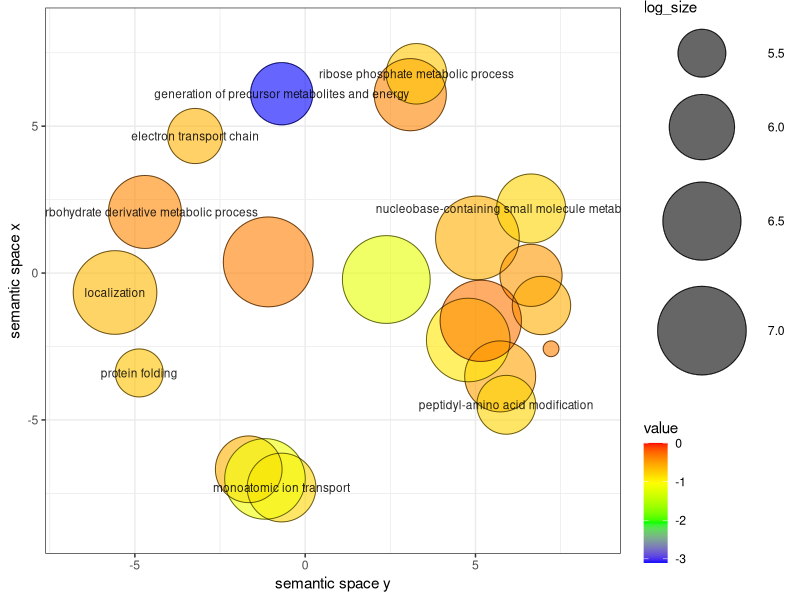

R code for this plot:
# A plotting R script produced by the Revigo server at http://revigo.irb.hr/
# If you found Revigo useful in your work, please cite the following reference:
# Supek F et al. "REVIGO summarizes and visualizes long lists of Gene Ontology
# terms" PLoS ONE 2011. doi:10.1371/journal.pone.0021800

# --------------------------------------------------------------------------
# If you don't have the ggplot2 package installed, uncomment the following line:
# install.packages( "ggplot2" );
library( ggplot2 );

# --------------------------------------------------------------------------
# If you don't have the scales package installed, uncomment the following line:
# install.packages( "scales" );
library( scales );

# --------------------------------------------------------------------------
# Here is your data from Revigo. Scroll down for plot configuration options.

revigo.names <- c("term_ID","description","frequency","plot_X","plot_Y","log_size","value","uniqueness","dispensability");
revigo.data <- rbind(c("GO:0006091","generation of precursor metabolites and energy",2.62835465282124,-0.6891422809711278,6.1051382511025665,5.897738674144431,-3.1023729087095586,0.870468812949134,0),
c("GO:0006414","translational elongation",0.45853729473473576,7.218709502714479,-2.5776040039687684,5.139431973597713,-0.3570174054980883,0.7122212917577037,0.3525854),
c("GO:0006457","protein folding",1.0590625918025878,-4.870663170439093,-3.3998056966708696,5.502977151016975,-0.6950121280150687,0.9851422820541959,0.0119405),
c("GO:0006508","proteolysis",5.350747086797883,5.7250285080502135,-3.5175095242631165,6.206468852551757,-0.5190765417649881,0.7562791692120633,0.40040007),
c("GO:0006811","monoatomic ion transport",4.401907471506606,-0.6943780234330762,-7.300436126873248,6.1216953964406695,-0.8035695603593604,0.9240330968543871,-0),
c("GO:0018193","peptidyl-amino acid modification",2.047197706052904,5.9037797119891895,-4.484327483600317,5.789214650731967,-0.7895396819600116,0.7855462423501256,0.03914793),
c("GO:0019538","protein metabolic process",18.67385374490695,4.786895565710148,-2.278560515622219,6.7492881892860686,-0.8909481899484226,0.7248612548005271,0.31635035),
c("GO:0019637","organophosphate metabolic process",5.94718450776783,3.085203222249107,6.071930874350881,6.252365814198532,-0.3687125239435864,0.682929283712379,0.53380606),
c("GO:0019693","ribose phosphate metabolic process",2.299871024016621,3.2660747553326965,6.782461690119936,5.839758268584501,-0.7154339227330264,0.6089316660376797,0.0971165),
c("GO:0022900","electron transport chain",1.6021713573797571,-3.229681636405492,4.665143331804241,5.682764023912308,-0.6071659227644848,0.8788257743033707,0.09259975),
c("GO:0034220","monoatomic ion transmembrane transport",3.707494071415495,-1.6570480900361733,-6.679255219800231,6.047135013730295,-0.5939693499180914,0.9099313754445715,0.42984343),
c("GO:0043170","macromolecule metabolic process",38.34861513800723,-1.08492525816937,0.380040014799737,7.061803881678349,-0.3471022224675553,0.8361807523858785,0.20088823),
c("GO:0044271","cellular nitrogen compound biosynthetic process",18.93399433857433,5.056325472540084,1.1967906510338522,6.755296478091295,-0.5886884494233614,0.6235602185795502,0.38211295),
c("GO:0051179","localization",18.792076186036212,-5.582401189044225,-0.6613920487194932,6.75202900021518,-0.6294369518305356,1,-0),
c("GO:0055085","transmembrane transport",13.53545668727302,-1.1802158706558894,-7.007081462523881,6.609527179077396,-1.1221681085071062,0.8979563723930988,0.5384965),
c("GO:0055086","nucleobase-containing small molecule metabolic process",4.5204226165387285,6.633519094505073,2.19771681350917,6.133233517547702,-0.7882869149683953,0.7224826137020548,0.10686008),
c("GO:0072521","purine-containing compound metabolic process",2.595262480894418,6.630194583756564,-0.0780485876805553,5.892236003769251,-0.46663218365653686,0.7240523228603282,0.29056141),
c("GO:0072522","purine-containing compound biosynthetic process",1.9841965171428693,6.937430027241018,-1.1031010114669266,5.775639569878691,-0.5761367197757676,0.6650081150220146,0.27944364),
c("GO:1901135","carbohydrate derivative metabolic process",6.41604626743983,-4.704923798750288,2.079734479059244,6.285321871094186,-0.3850342720378737,0.8852735216887214,0.06547741),
c("GO:1901564","organonitrogen compound metabolic process",29.993834591427927,2.3814553944543544,-0.2196468066120958,6.955086199151694,-1.1929861673383626,0.7835566122162662,0.17051218),
c("GO:1901566","organonitrogen compound biosynthetic process",14.63667861962968,5.155244606609999,-1.6250930064059734,6.643496794616454,-0.3059329576249306,0.6414524883306021,0.50610956));

one.data <- data.frame(revigo.data);
names(one.data) <- revigo.names;
one.data <- one.data [(one.data$plot_X != "null" & one.data$plot_Y != "null"), ];
one.data$plot_X <- as.numeric( as.character(one.data$plot_X) );
one.data$plot_Y <- as.numeric( as.character(one.data$plot_Y) );
one.data$log_size <- as.numeric( as.character(one.data$log_size) );
one.data$value <- as.numeric( as.character(one.data$value) );
one.data$frequency <- as.numeric( as.character(one.data$frequency) );
one.data$uniqueness <- as.numeric( as.character(one.data$uniqueness) );
one.data$dispensability <- as.numeric( as.character(one.data$dispensability) );
#head(one.data);


# --------------------------------------------------------------------------
# Names of the axes, sizes of the numbers and letters, names of the columns,
# etc. can be changed below

p1 <- ggplot( data = one.data );
p1 <- p1 + geom_point( aes( plot_X, plot_Y, colour = value, size = log_size), alpha = I(0.6) );
p1 <- p1 + scale_colour_gradientn( colours = c("blue", "green", "yellow", "red"), limits = c( min(one.data$value), 0) );
p1 <- p1 + geom_point( aes(plot_X, plot_Y, size = log_size), shape = 21, fill = "transparent", colour = I (alpha ("black", 0.6) ));
p1 <- p1 + scale_size( range=c(5, 30)) + theme_bw(); # + scale_fill_gradientn(colours = heat_hcl(7), limits = c(-300, 0) );
ex <- one.data [ one.data$dispensability < 0.15, ];
p1 <- p1 + geom_text( data = ex, aes(plot_X, plot_Y, label = description), colour = I(alpha("black", 0.85)), size = 3 );
p1 <- p1 + labs (y = "semantic space x", x = "semantic space y");
p1 <- p1 + theme(legend.key = element_blank()) ;
one.x_range = max(one.data$plot_X) - min(one.data$plot_X);
one.y_range = max(one.data$plot_Y) - min(one.data$plot_Y);
p1 <- p1 + xlim(min(one.data$plot_X)-one.x_range/10,max(one.data$plot_X)+one.x_range/10);
p1 <- p1 + ylim(min(one.data$plot_Y)-one.y_range/10,max(one.data$plot_Y)+one.y_range/10);


# --------------------------------------------------------------------------
# Output the plot to screen
# Output the plot to screen
pdf( file="S_C_VS_T2_scatterplot.pdf", width=16, height=9 ) 
p1
dev.off()

